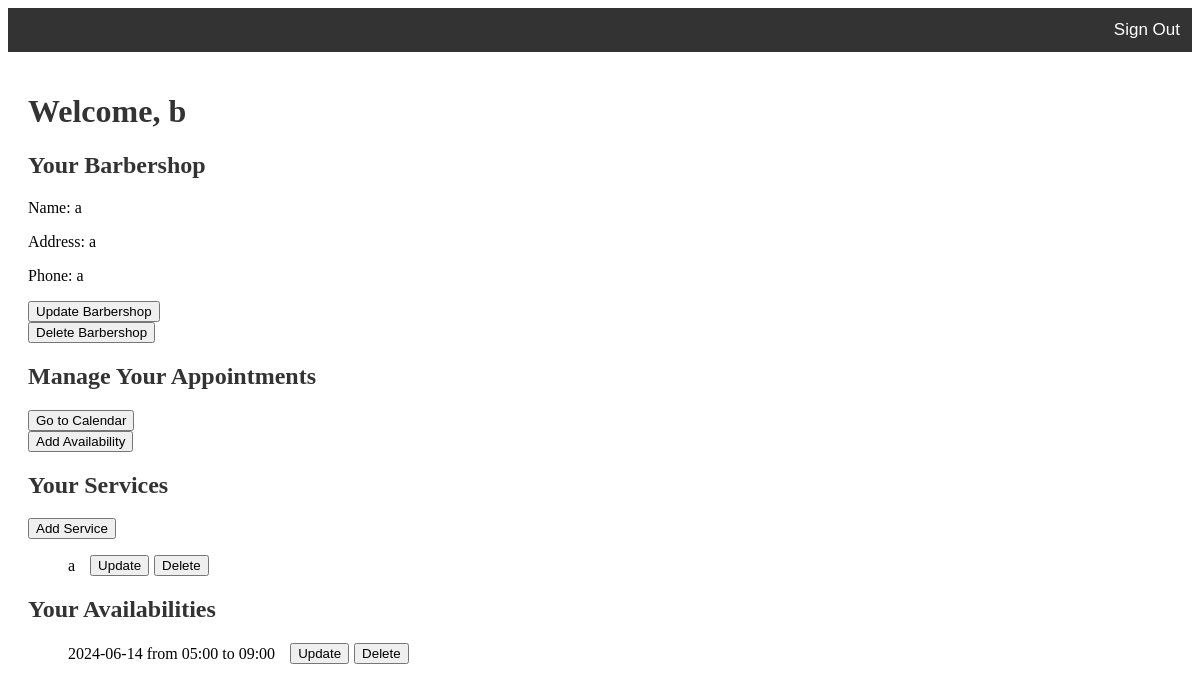
The app's page /barber_home (signed in), older data.
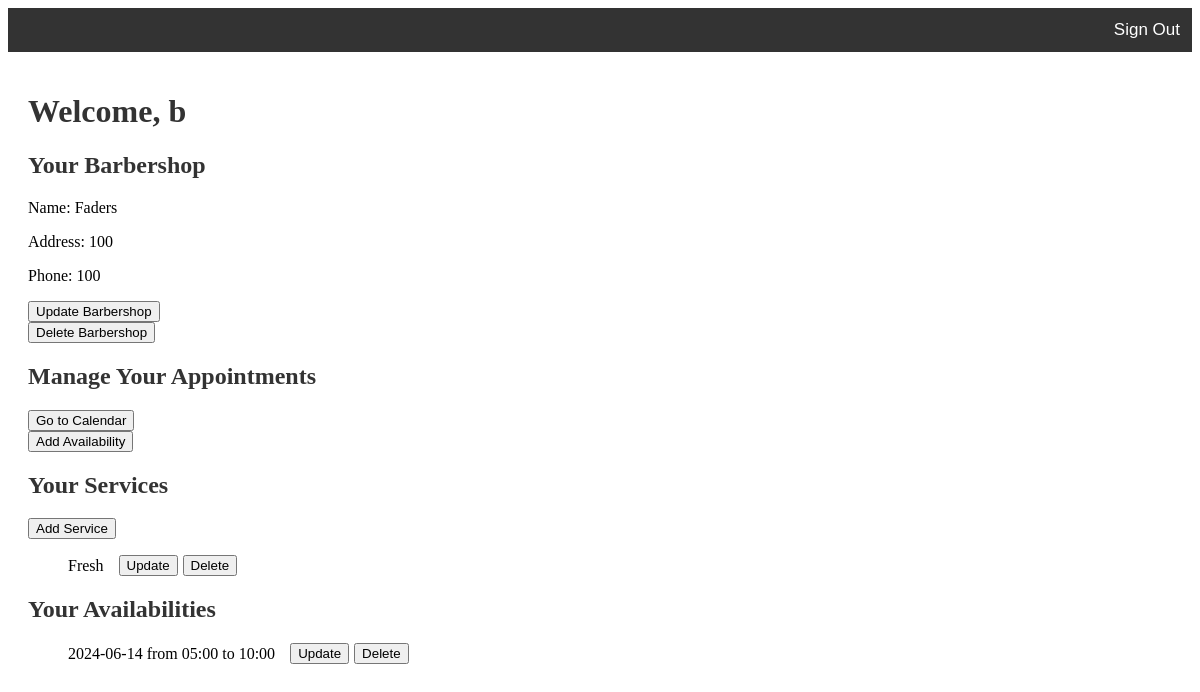
The same page, newer data.
### app.py (models this page shows, shortened)
class Barbershop(db.Model):
    __tablename__ = 'barbershop'
    shop_id = db.Column(db.Integer, primary_key=True)
    name = db.Column(db.String(100), nullable=False)
    address = db.Column(db.String(200), nullable=False)
    phone_number = db.Column(db.String(15), nullable=False)
    creator_id = db.Column(db.Integer, db.ForeignKey('barber.id', ondelete='SET NULL'), unique=True)

class Service(db.Model):
    id = db.Column(db.Integer, primary_key=True)
    barber_id = db.Column(db.Integer, db.ForeignKey('barber.id', ondelete='CASCADE'), nullable=False)
    name = db.Column(db.String(100), nullable=False)
    duration = db.Column(db.Integer, nullable=False)  # Duration in minutes
    price = db.Column(db.Float, nullable=False)

class Availability(db.Model):
    id = db.Column(db.Integer, primary_key=True)
    barber_id = db.Column(db.Integer, db.ForeignKey('barber.id', ondelete='CASCADE'), nullable=False)
    date = db.Column(db.Date, nullable=False)
    start_time = db.Column(db.Time, nullable=False)
    end_time = db.Column(db.Time, nullable=False)

### app.py (the view)
@app.route('/barber_home')
@login_required
def barber_home():
    barbershops = []
    search_query = request.args.get('search')
    if search_query and not current_user.shop_id:
        barbershops = Barbershop.query.filter(Barbershop.name.contains(search_query)).all()
    barbershop = None
    if current_user.shop_id:
        barbershop = Barbershop.query.get(current_user.shop_id)
    services = Service.query.filter_by(barber_id=current_user.id).all()
    availabilities = Availability.query.filter_by(barber_id=current_user.id).all()
    return render_template('barber_home.html', barbershops=barbershops, barbershop=barbershop,
                           services=services, availabilities=availabilities)

### app.py (called while the page is built)
@login_manager.user_loader
def load_user(user_id):
    return User.query.get(int(user_id))

### templates/barber_home.html (shortened to what this page needs)
{% extends 'base.html' %}
{% block content %}
    <h1>Welcome, {{ current_user.first_name }}</h1>
    {% if barbershop %}
        <h2>Your Barbershop</h2>
        <p>Name: {{ barbershop.name }}</p>
        <p>Address: {{ barbershop.address }}</p>
        <p>Phone: {{ barbershop.phone_number }}</p>
        {% if barbershop.creator_id == current_user.id %}
            <form action="{{ url_for('update_barbershop', shop_id=barbershop.shop_id) }}" method="GET">
                <button type="submit">Update Barbershop</button>
            </form>
            <form action="{{ url_for('delete_barbershop', shop_id=barbershop.shop_id) }}" method="POST">
                <button type="submit">Delete Barbershop</button>
            </form>
        {% else %}
            <form action="{{ url_for('leave_barbershop', shop_id=barbershop.shop_id) }}" method="POST">
                <button type="submit">Leave Barbershop</button>
            </form>
        {% endif %}
    {% endif %}
    <h2>Manage Your Appointments</h2>
    <div>
        <a href="{{ url_for('calendar') }}">
            <button>Go to Calendar</button>
        </a>
        <br>
        <a href="{{ url_for('add_availability') }}">
            <button>Add Availability</button>
        </a>
    </div>
    <h2>Your Services</h2>
    <a href="{{ url_for('add_service') }}">
        <button>Add Service</button>
    </a>
    <ul>
        {% for service in services %}
            <li class="service-item">
                <span>{{ service.name }}</span>
                <a href="{{ url_for('update_service', service_id=service.id) }}">
                    <button>Update</button>
                </a>
                <form action="{{ url_for('delete_service', service_id=service.id) }}" method="POST"
                      style="display: inline;">
                    <button type="submit">Delete</button>
                </form>
            </li>
        {% endfor %}
    </ul>
    <h2>Your Availabilities</h2>
    <ul>
        {% for availability in availabilities %}
            <li class="availability-item">
                <span>{{ availability.date }} from {{ availability.start_time.strftime('%H:%M') }} to {{ availability.end_time.strftime('%H:%M') }}</span>
                <a href="{{ url_for('update_availability', availability_id=availability.id) }}">
                    <button>Update</button>
                </a>
                <form action="{{ url_for('delete_availability', availability_id=availability.id) }}" method="POST"
                      style="display: inline;">
                    <button type="submit">Delete</button>
                </form>
            </li>
        {% endfor %}
    </ul>
{% endblock %}

Row changes from the older to the newer data that the page shows:
changed Barbershop: name "a" → "Faders"; address "a" → "100"; phone_number "a" → "100"
changed Service: name "a" → "Fresh"
changed Availability: end_time "09:00" → "10:00"
